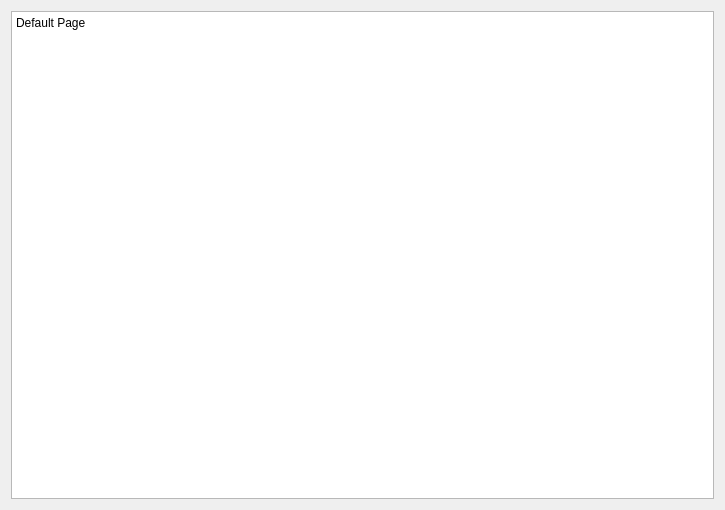
<?xml version="1.0" encoding="UTF-8"?>
<ui version="4.0">
 <class>GroupStackDefaultPage</class>
 <widget class="QWidget" name="GroupStackDefaultPage">
  <property name="geometry">
   <rect>
    <x>0</x>
    <y>0</y>
    <width>725</width>
    <height>510</height>
   </rect>
  </property>
  <property name="windowTitle">
   <string>Form</string>
  </property>
  <layout class="QGridLayout" name="gridLayout">
   <item row="0" column="0">
    <widget class="QTextBrowser" name="textBrowser">
     <property name="html">
      <string>&lt;!DOCTYPE HTML PUBLIC &quot;-//W3C//DTD HTML 4.0//EN&quot; &quot;http://www.w3.org/TR/REC-html40/strict.dtd&quot;&gt;
&lt;html&gt;&lt;head&gt;&lt;meta name=&quot;qrichtext&quot; content=&quot;1&quot; /&gt;&lt;style type=&quot;text/css&quot;&gt;
p, li { white-space: pre-wrap; }
&lt;/style&gt;&lt;/head&gt;&lt;body style=&quot; font-family:'SimSun'; font-size:9pt; font-weight:400; font-style:normal;&quot;&gt;
&lt;p style=&quot; margin-top:0px; margin-bottom:0px; margin-left:0px; margin-right:0px; -qt-block-indent:0; text-indent:0px;&quot;&gt;Default Page&lt;/p&gt;&lt;/body&gt;&lt;/html&gt;</string>
     </property>
    </widget>
   </item>
  </layout>
 </widget>
 <resources/>
 <connections/>
</ui>
